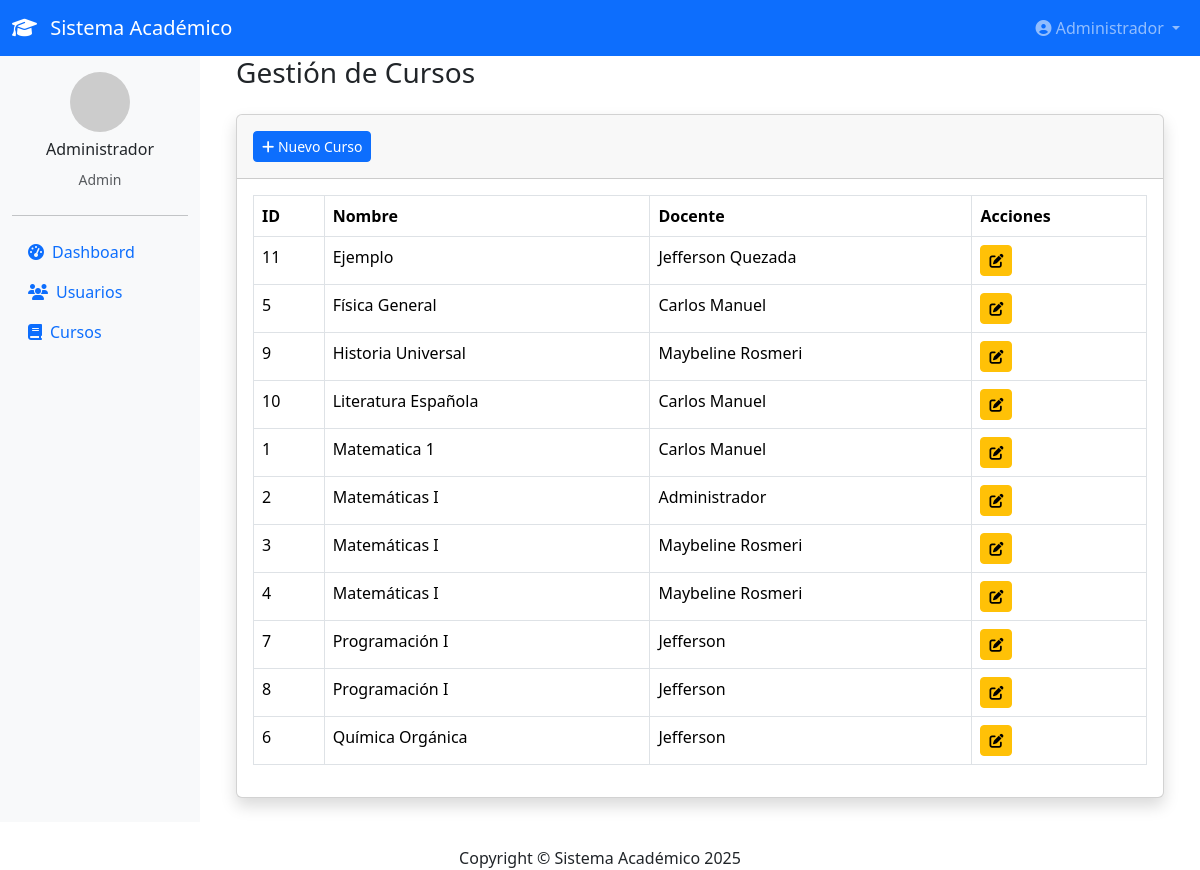
The app's page /admin/cursos/index.php (signed in) with its own data.
### tables this page shows
CREATE TABLE `cursos` (
  `id_curso` int(11) NOT NULL AUTO_INCREMENT,
  `nombre_curso` varchar(100) NOT NULL,
  `descripcion` text DEFAULT NULL,
  `id_docente` int(11) NOT NULL,
  `contrasena` varchar(255) NOT NULL,
  `capacidad` int(11) NOT NULL DEFAULT 50,
  `grupo` enum('A','B') DEFAULT NULL,
  PRIMARY KEY (`id_curso`),
  KEY `id_docente` (`id_docente`),
  CONSTRAINT `cursos_ibfk_1` FOREIGN KEY (`id_docente`) REFERENCES `usuarios` (`id_usuario`) ON DELETE CASCADE
);

CREATE TABLE `usuarios` (
  `id_usuario` int(11) NOT NULL AUTO_INCREMENT,
  `nombre` varchar(100) NOT NULL,
  `correo` varchar(100) NOT NULL,
  `contrasena` varchar(255) NOT NULL,
  `rol` enum('docente','estudiante','admin') NOT NULL,
  `fecha_registro` timestamp NOT NULL DEFAULT current_timestamp(),
  `primer_login` tinyint(1) DEFAULT 0,
  `mfa_codigo` varchar(10) DEFAULT NULL,
  PRIMARY KEY (`id_usuario`),
  UNIQUE KEY `correo` (`correo`)
);

### admin/cursos/index.php (the view, shortened to what this page needs)
<?php
require_once __DIR__ . '/../../includes/auth.php';
try {
    $stmt = $pdo->prepare("SELECT c.*, u.nombre as docente
                          FROM cursos c
                          JOIN usuarios u ON c.id_docente = u.id_usuario
                          ORDER BY c.nombre_curso");
    $stmt->execute();
    $cursos = $stmt->fetchAll();
} catch (PDOException $e) {
    die("Error al obtener cursos: " . $e->getMessage());
}
include __DIR__ . '/../../includes/header.php';
?>
<div class="container-fluid">
    <h1 class="h3 mb-4 text-gray-800">Gestión de Cursos</h1>
    <div class="card shadow mb-4">
        <div class="card-header py-3">
            <a href="<?php echo BASE_URL; ?>admin/cursos/crear.php" class="btn btn-primary btn-sm">
                <i class="fas fa-plus"></i> Nuevo Curso
            </a>
        </div>
        <div class="card-body">
            <div class="table-responsive">
                <table class="table table-bordered" id="dataTable" width="100%" cellspacing="0">
                    <thead>
                        <tr>
                            <th>ID</th>
                            <th>Nombre</th>
                            <th>Docente</th>
                            <th>Acciones</th>
                        </tr>
                    </thead>
                    <tbody>
                        <?php foreach ($cursos as $curso): ?>
                        <tr>
                            <td><?= $curso['id_curso'] ?></td>
                            <td><?= htmlspecialchars($curso['nombre_curso']) ?></td>
                            <td><?= htmlspecialchars($curso['docente']) ?></td>
                            <td>
                                <a href="<?php echo BASE_URL; ?>admin/cursos/editar.php?id=<?= $curso['id_curso'] ?>"
                                   class="btn btn-sm btn-warning">
                                    <i class="fas fa-edit"></i>
                                </a>
                            </td>
                        </tr>
                        <?php endforeach; ?>
                    </tbody>
                </table>
            </div>
        </div>
    </div>
</div>
<?php include __DIR__ . '/../../includes/footer.php'; ?>

### records on screen
cursos: id_curso "11", nombre_curso "Ejemplo", id_docente.nombre "Jefferson Quezada"
cursos: id_curso "5", nombre_curso "Física General", id_docente.nombre "Carlos Manuel"
cursos: id_curso "9", nombre_curso "Historia Universal", id_docente.nombre "Maybeline Rosmeri"
cursos: id_curso "10", nombre_curso "Literatura Española", id_docente.nombre "Carlos Manuel"
cursos: id_curso "1", nombre_curso "Matematica 1", id_docente.nombre "Carlos Manuel"
cursos: id_curso "2", nombre_curso "Matemáticas I", id_docente.nombre "Administrador"
cursos: id_curso "3", nombre_curso "Matemáticas I", id_docente.nombre "Maybeline Rosmeri"
cursos: id_curso "4", nombre_curso "Matemáticas I", id_docente.nombre "Maybeline Rosmeri"
cursos: id_curso "7", nombre_curso "Programación I", id_docente.nombre "Jefferson"
cursos: id_curso "8", nombre_curso "Programación I", id_docente.nombre "Jefferson"
cursos: id_curso "6", nombre_curso "Química Orgánica", id_docente.nombre "Jefferson"

### other values on screen
$_SESSION['nombre'] "Administrador"
$_SESSION['rol'] "Admin"
